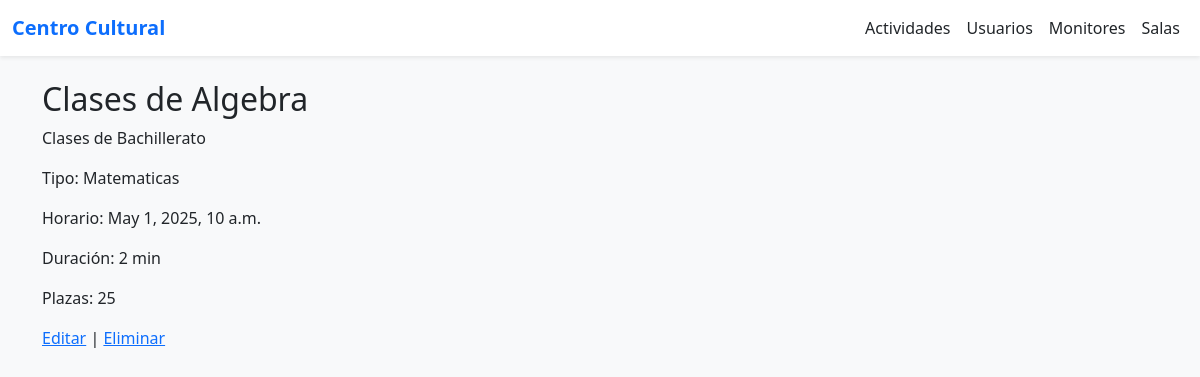
The page /actividades/4/ on the database its author committed.
### app_bbdd/models.py (models this page shows, shortened)
class Actividad(models.Model):
    nombre = models.CharField(max_length=100)
    tipo = models.CharField(max_length=50)
    horario = models.DateTimeField()
    descripcion = models.TextField()
    duracion = models.PositiveIntegerField(help_text="Duración en minutos")
    plazas_disponibles = models.PositiveIntegerField()
    usuarios = models.ManyToManyField(UsuarioInscrito, related_name='actividades', blank=True)
    monitor = models.ForeignKey(Monitor, on_delete=models.CASCADE, related_name='actividades')
    sala_principal = models.ForeignKey(Sala, on_delete=models.SET_NULL, null=True, related_name='actividades_principales')
    salas_secundarias = models.ManyToManyField(Sala, blank=True, related_name='actividades_secundarias')

### app_bbdd/views.py (the view)
# urls.py: path('<int:id>/', views.detalle_actividad, name='detalle_actividad'),
def detalle_actividad(request, id):
    actividad = get_object_or_404(Actividad, id=id)
    return render(request, 'actividades/detalle.html', {'actividad': actividad})

### app_bbdd/templates/actividades/detalle.html
{% extends 'base.html' %}
{% block content %}
<h2>{{ actividad.nombre }}</h2>
<p>{{ actividad.descripcion }}</p>
<p>Tipo: {{ actividad.tipo }}</p>
<p>Horario: {{ actividad.horario }}</p>
<p>Duración: {{ actividad.duracion }} min</p>
<p>Plazas: {{ actividad.plazas_disponibles }}</p>
<a href="{% url 'editar_actividad' actividad.id %}">Editar</a> |
<a href="{% url 'eliminar_actividad' actividad.id %}">Eliminar</a>
{% endblock %}

### rows shown on the page
Actividad: nombre "Clases de Algebra", descripcion "Clases de Bachillerato", tipo "Matematicas", horario "May 1, 2025, 10 a.m.", duracion "2", plazas_disponibles "25"
